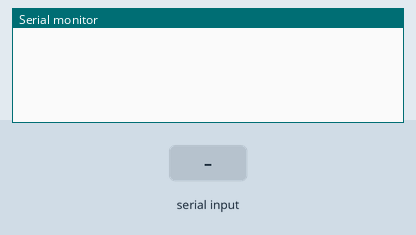
The sketch below on a simulated Arduino Mega 2560, built with avr-gcc and run on an emulated ATmega2560. On the bench: the last lines printed to the serial monitor. Inputs (shaded band) come from the test bench.

Above: at 1.2 s.
1.3 s: "90,45\n" received over the second serial link
At 1.8 s:
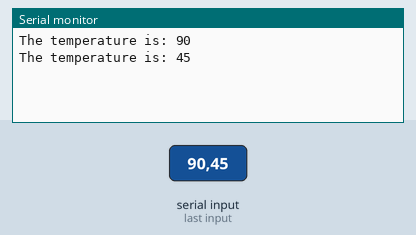
2.8 s: "30,150\n" received over the second serial link
At 4.2 s:
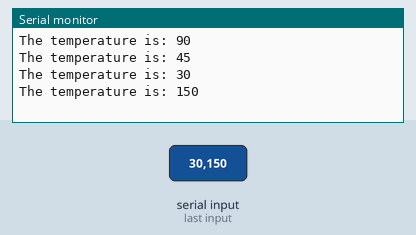
Timing chart, 0 to 5.8 s (numbered marks = the images above; inputs shaded):
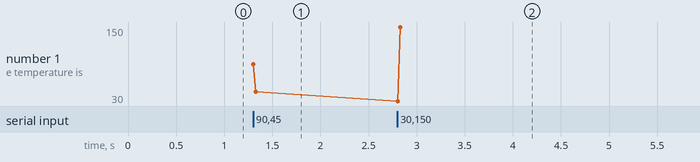

The sketch:

AdvBTtest.ino
```cpp
void setup() {
  // initialize both serial ports:
  Serial.begin(9600);
  Serial1.begin(9600);
}

void loop() {
  // read from port 1, send to port 0:
  //boolean s1 = Serial1.available();
  //Serial.print(s1);
  int inByte;
  int temperature;
  //delay(5000);
  if (Serial1.available() > 0) {
    //Serial.write("Serial1 was available at some point");
    //inByte =Serial1.read();
    temperature = Serial1.parseInt();
    //Serial.write(inByte);
    if (temperature != 0)
    {
    Serial.print("The temperature is: ");
    Serial.println(temperature);
    }
    //delay(500);
  }

  // (pc to bt mobile) read from port 0, send to port 1:

  if (Serial.available()) {
    inByte = Serial.read();
    Serial1.write(inByte);
  }

}
```

Measured:
- after the input at 1.3 s, the serial monitor: prints a new line at once (image 1)
- after the input at 2.8 s, the serial monitor: prints a new line at once (image 2)
- plotted number 1: 45 → 150 after the input at 2.8 s
